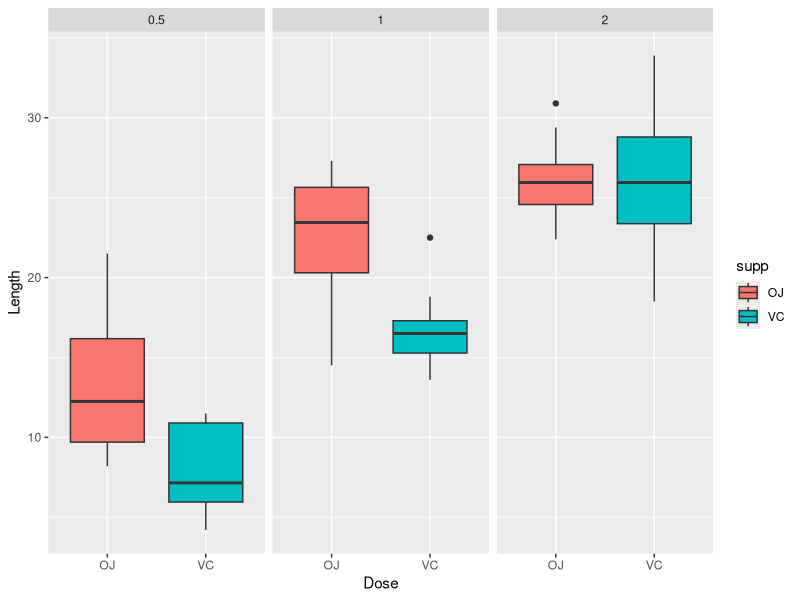

Reproduce this figure in R. (Note: this script raises an error after producing the figure.)
## ---- chunk 1
knitr::opts_chunk$set(echo = TRUE)
## ---- chunk 2
library(datasets)
library(ggplot2)

##1. Load the ToothGrowth data
data(ToothGrowth)

##2. Provide a basic summary of the data
summary(ToothGrowth)

dim(ToothGrowth)

## sample rows from data
head(ToothGrowth)

##graph
ggplot(aes(x = supp, y = len), data = ToothGrowth) +
geom_boxplot(aes(fill = supp)) + facet_wrap(~ dose) +
xlab("Dose") + ylab("Length") 

## From above graph we can say that:
#1.higher dose leads to bigger length 
#2. When VJ dose is lower that time OJ has outperformed

##3. Use confidence intervals and/or hypothesis tests to compare tooth growth by supp and dose. (Only use the techniques from class, even if there's other approaches worth considering)
#welch t test for hypothesis 
t.test(len ~ supp, paired = F, var.equal = F, data = ToothGrowth)

t.test(len ~ supp, paired = F, var.equal = F, data = ToothGrowth[ToothGrowth$dose == 0.5,])

t.test(len ~ supp, paired = F, var.equal = F, data = ToothGrowth[ToothGrowth$dose == 1,])

t.test(len ~ supp, paired = F, var.equal = F, data = ToothGrowth[ToothGrowth$dose == 2,])

t.test(len ~ dose, paired = F, var.equal = F, data = ToothGrowth[ToothGrowth$dose!=1,])

## 1. Higher dose tends to bigger length 
## 2. On average, OJ outperformed VC and the result is close to significant at 95% confidence level and this is more salient in lower dose conditions (both significant at 95% level)
